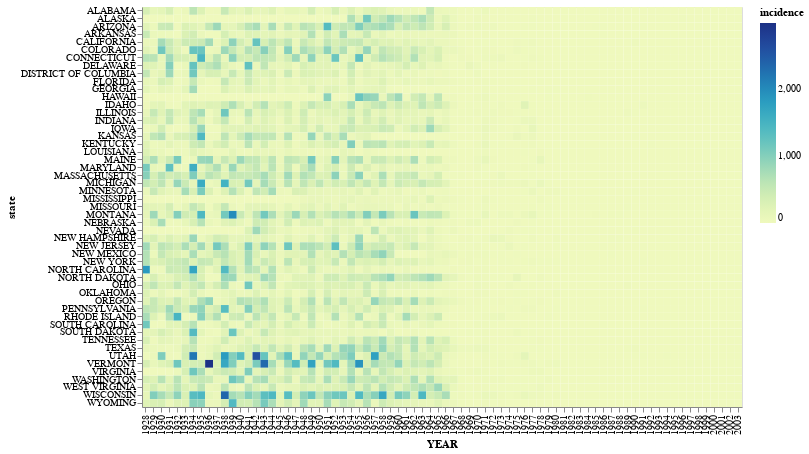

Notebook cell for this chart:
### Code cell
alt.Chart(measles).mark_rect().encode(
    x='YEAR:O',
    y='state:N',
    color='incidence'
).properties(
    width=600,
    height=400
)

### Figure 1 — Vega-Lite specification as saved in the notebook (floating-point values rounded to 4 significant figures; data arrays with more than 128 entries replaced by an {"elided": "..."} marker saying what was removed)
{"config": {"view": {"continuousWidth": 400, "continuousHeight": 300}}, "data": {"name": "data-7c6a45a20b09aa090712bc9182fe0330"}, "mark": "rect", "encoding": {"color": {"type": "quantitative", "field": "incidence"}, "x": {"type": "ordinal", "field": "YEAR"}, "y": {"type": "nominal", "field": "state"}}, "height": 400, "width": 600, "$schema": "https://vega.github.io/schema/vega-lite/v4.0.0.json", "datasets": {"data-7c6a45a20b09aa090712bc9182fe0330": {"elided": "3876 records"}}}
